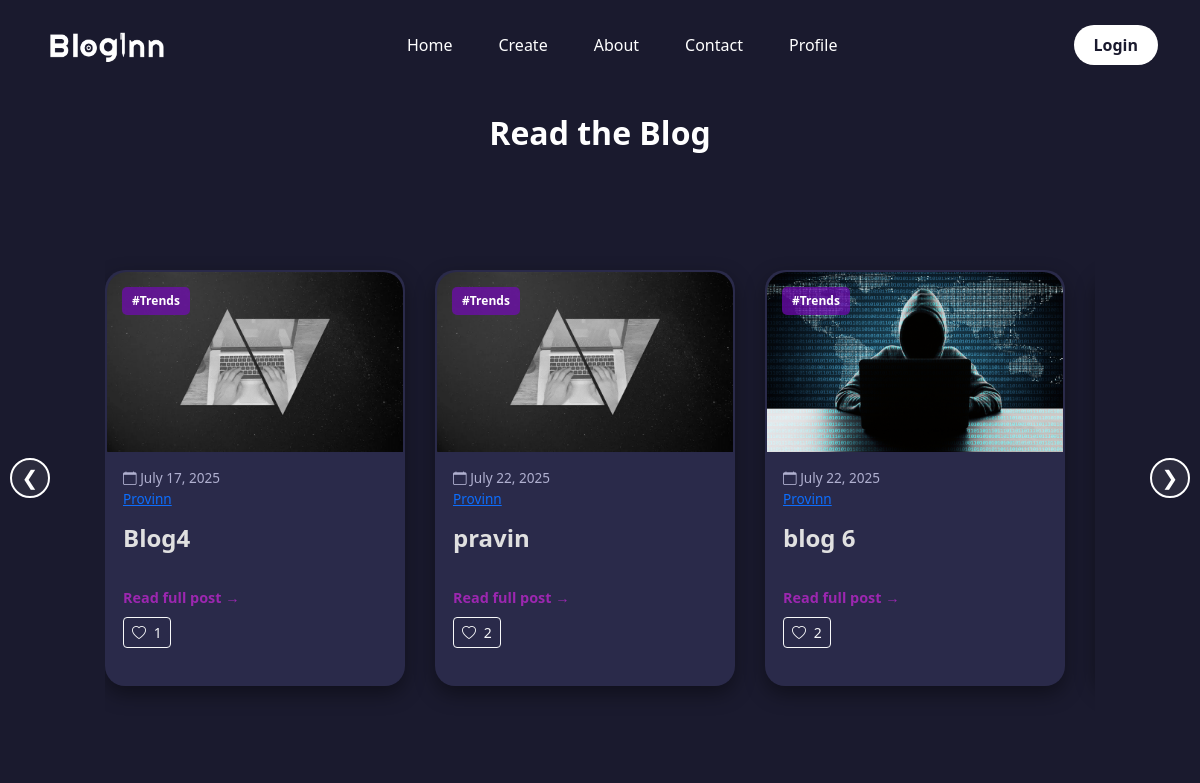
The page / on the database its author committed.
### blog/models.py (models this page shows, shortened)
class Post(models.Model):
    title=models.CharField(max_length=100)
    content=models.TextField()
    date_posted=models.DateTimeField(default=timezone.now)
    author=models.ForeignKey(User,on_delete=models.CASCADE)
    image=models.ImageField(default="background.jpg",upload_to='blog')
    liked_users = models.ManyToManyField(User, through='Like', related_name='liked_posts')

### blog/views.py (the view)
# urls.py: path("", PostListView.as_view(),name="blog-home"),
class PostListView(ListView):
    model=Post
    template_name="blog/home.html"
    context_object_name = 'posts'
    ordering=['-date_posted']
    def get_queryset(self): #get the query set result from the database filter based on current user
        return Post.objects.annotate(  #anotate adds extra data ike count
            total_likes=Count('like', filter=Q(like__liked=True)) # Q executed and or not query by default it is and
        )
    def get_context_data(self, **kwargs):
        context = super().get_context_data(**kwargs)
        if self.request.user.is_authenticated:
            liked_posts = Like.objects.filter(user=self.request.user, liked=True).values_list('post_id', flat=True)
        else:
            liked_posts = []
        context['liked_posts'] = liked_posts
        return context

### blog/templates/blog/home.html (shortened to what this page needs)
{% extends "blog/base.html" %}
{% block content %}
<div class="container text-center py-4">
    <h2 class="fw-bold mb-4">Read the Blog</h2>
</div>
<div class="carousel-container">
    <button class="carousel-button left" onclick="moveSlide(-1)">&#10094;</button>
    <div class="carousel-viewport">
        <div class="carousel-track" id="carousel">
            {% for post in posts %}
            <div class="blog-card inactive " >
                <img src="{{ post.image.url }}" alt="Blog Thumbnail" class="blog-thumbnail">
                {% if post.tag %}
                    <div class="blog-tag">#{{ post.tag }}</div>
                {% else %}
                    <div class="blog-tag">#trends</div>
                {% endif %}
                <div class="p-3">
                    <p class="text-muted mb-1">
                        <i class="bi bi-calendar"></i> {{ post.date_posted|date:"F d, Y" }}<br>
                        <a href="{% url 'user-posts' post.author.username %}">{{ post.author }}</a>
                    </p>
                    <h5 class="text-dark">
                        <h4 class="fw-bold mb-4"> {{ post.title }}</h4>
                    </h5>
                    <a href="{% url 'post-detail' post.id %}" class="read-more">Read full post →</a>
                    <div class="mt-2 d-flex justify-content-between align-items-center">
                        <form action="{% url 'like_post' post.id %}" method="POST">
                            <button type="submit" class="btn btn-sm btn-outline-light">
                                {% if post.id in liked_posts %}
                                    <i class="bi bi-heart-fill text-danger"></i>
                                {% else %}
                                    <i class="bi bi-heart"></i>
                                {% endif %}
                                <span class="ms-1">{{ post.total_likes }}</span>
                            </button>
                        </form>
                    </div>
                </div>
            </div>
            {% endfor %}
        </div>
    </div>
    <button class="carousel-button right" onclick="moveSlide(1)">&#10095;</button>
</div>
{% endblock %}

### blog/templates/blog/base.html (style rules this page uses)
body { background-color: #1a1a2e; color: #ffffff; font-family: 'Segoe UI', sans-serif; }

### blog/templates/blog/home.html (style rules this page uses)
body { background-color: #1a1a2e; }
.carousel-container { position: relative; overflow: hidden; padding: 40px 0; background-color: #1a1a2e; }
.carousel-viewport { overflow: hidden; width: 990px; margin: 0 auto; }
.carousel-track { display: flex; transition: transform 0.5s ease; gap: 30px; width: max-content; padding-top: 30px; padding-bottom: 30px; }
.blog-card { background: #2a2a4a; border-radius: 20px; box-shadow: 0 8px 20px rgba(0, 0, 0, 0.4); width: 300px; flex-shrink: 0; transition: transform 0.3s ease, box-shadow 0.3s ease, opacity 0.3s ease; padding-bottom: 20px; color: #e0e0e0; text-decoration: none; position: relative; }
.blog-thumbnail { width: 100%; height: 180px; object-fit: cover; border-radius: 20px 20px 0 0; }
.blog-tag { position: absolute; top: 15px; left: 15px; background-color: rgba(114, 9, 183, 0.7); color: #fff; padding: 5px 10px; border-radius: 5px; font-size: 0.75rem; font-weight: bold; z-index: 5; text-transform: capitalize; }
.blog-card .p-3 { padding: 15px; }
.blog-card .text-muted { color: #b0b0d0 !important; font-size: 0.85rem; }
.blog-card h5.text-dark { color: #ffffff; font-weight: bold; margin: 10px 0 15px; }
.read-more { color: #9c27b0; font-weight: bold; text-decoration: none; font-size: 0.9rem; display: inline-block; margin-top: 10px; }
.carousel-button { position: absolute; top: 50%; transform: translateY(-50%); background-color: rgba(255, 255, 255, 0.08); color: #fff; border: 2px solid #fff; border-radius: 50%; width: 40px; height: 40px; font-size: 20px; cursor: pointer; z-index: 10; display: flex; justify-content: center; align-items: center; transition: all 0.3s ease; }
.carousel-button.left { left: 10px; }
.carousel-button.right { right: 10px; }
.container.text-center.py-4 h2 { color: #fff; margin-bottom: 30px; font-size: 2rem; }
.blog-card { background: #2a2a4a; border-radius: 20px; box-shadow: 0 8px 20px rgba(0, 0, 0, 0.4); width: 300px; flex-shrink: 0; transition: transform 0.3s ease, box-shadow 0.3s ease, opacity 0.3s ease; padding-bottom: 20px; color: #e0e0e0; text-decoration: none; position: relative; border: 2px solid transparent; }

### rows shown on the page
Post: image (picture), date_posted "July 17, 2025", author "Provinn", title "Blog4", total_likes "1"
Post: image (picture), date_posted "July 22, 2025", author "Provinn", title "pravin", total_likes "2"
Post: image (picture), date_posted "July 22, 2025", author "Provinn", title "blog 6", total_likes "2"
